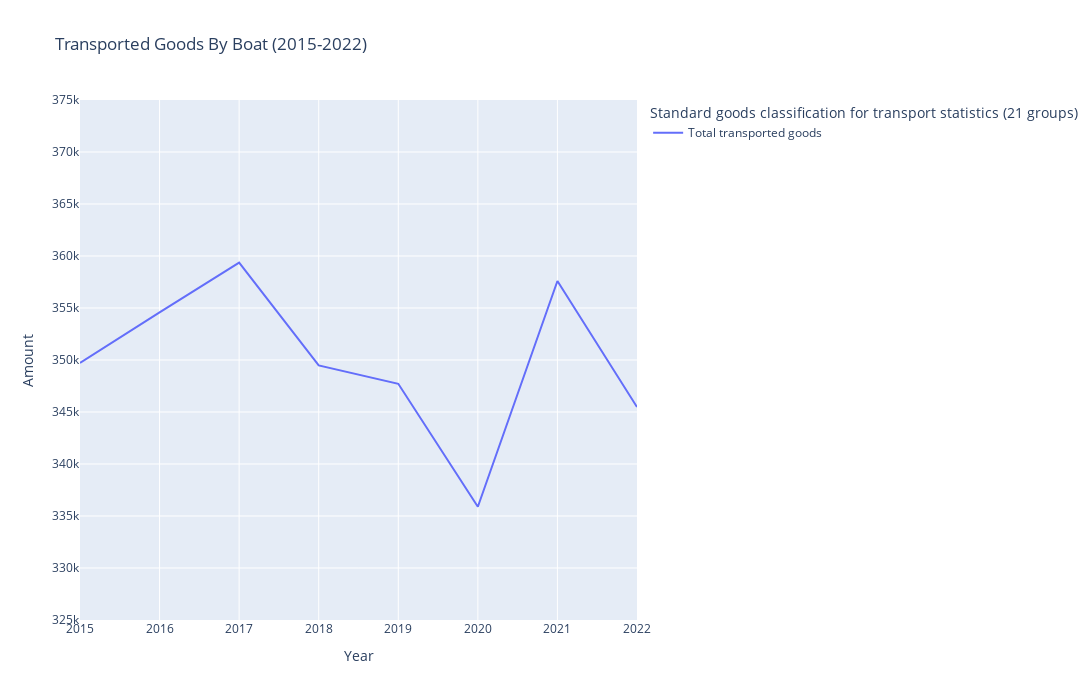

Notebook cell for this chart:
### Code cell
# Read the Excel file into a DataFrame
data_boat = pd.read_excel("Stuctured data boat Netherlands 2007-2022.xlsx")

# Filter rows 2 to 17 and years 2015-2022
filtered_data = data_boat.loc[1:16]  # Rows 2-17 in Excel are indexed as 1-16 in Python
filtered_data = filtered_data[filtered_data['Year'].between(2015, 2023)]

# Plot the data in a line graph
fig = px.line(filtered_data, x='Year', y='Amount', color='Standard goods classification for transport statistics (21 groups)',
              title='Transported Goods By Boat (2015-2022)')
fig.update_layout(
    height=700,
    width=1500
)

fig.update_yaxes(range=[325000, 375000], dtick=5000)
fig.update_xaxes(dtick=1)

fig.show()

### Figure 1 — Plotly figure (JSON) as saved in the notebook; plotly's stock layout.template omitted (floating-point values rounded to 4 significant figures)
{"data": [{"hovertemplate": "Standard goods classification for transport statistics (21 groups)=Total transported goods<br>Year=%{x}<br>Amount=%{y}<extra></extra>", "legendgroup": "Total transported goods", "line": {"color": "#636efa", "dash": "solid"}, "marker": {"symbol": "circle"}, "mode": "lines", "name": "Total transported goods", "orientation": "v", "showlegend": true, "type": "scatter", "x": [2015, 2016, 2017, 2018, 2019, 2020, 2021, 2022], "xaxis": "x", "y": [349717, 354587, 359356, 349480, 347714, 335892, 357594, 345479], "yaxis": "y"}], "layout": {"height": 700, "legend": {"title": {"text": "Standard goods classification for transport statistics (21 groups)"}, "tracegroupgap": 0}, "title": {"text": "Transported Goods By Boat (2015-2022)"}, "width": 1500, "xaxis": {"anchor": "y", "domain": [0, 1], "dtick": 1, "title": {"text": "Year"}}, "yaxis": {"anchor": "x", "domain": [0, 1], "dtick": 5000, "range": [325000, 375000], "title": {"text": "Amount"}}}}
